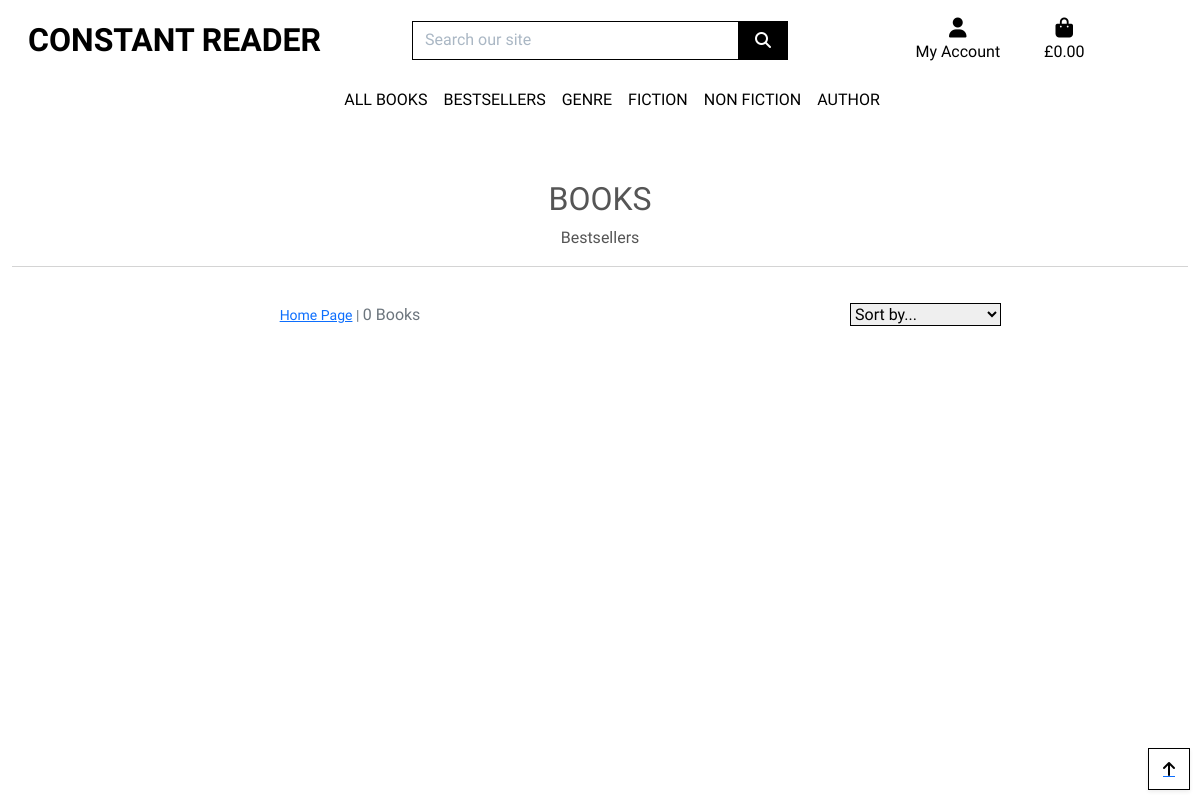
Before: /books/?genres=bestsellers with the older database file.
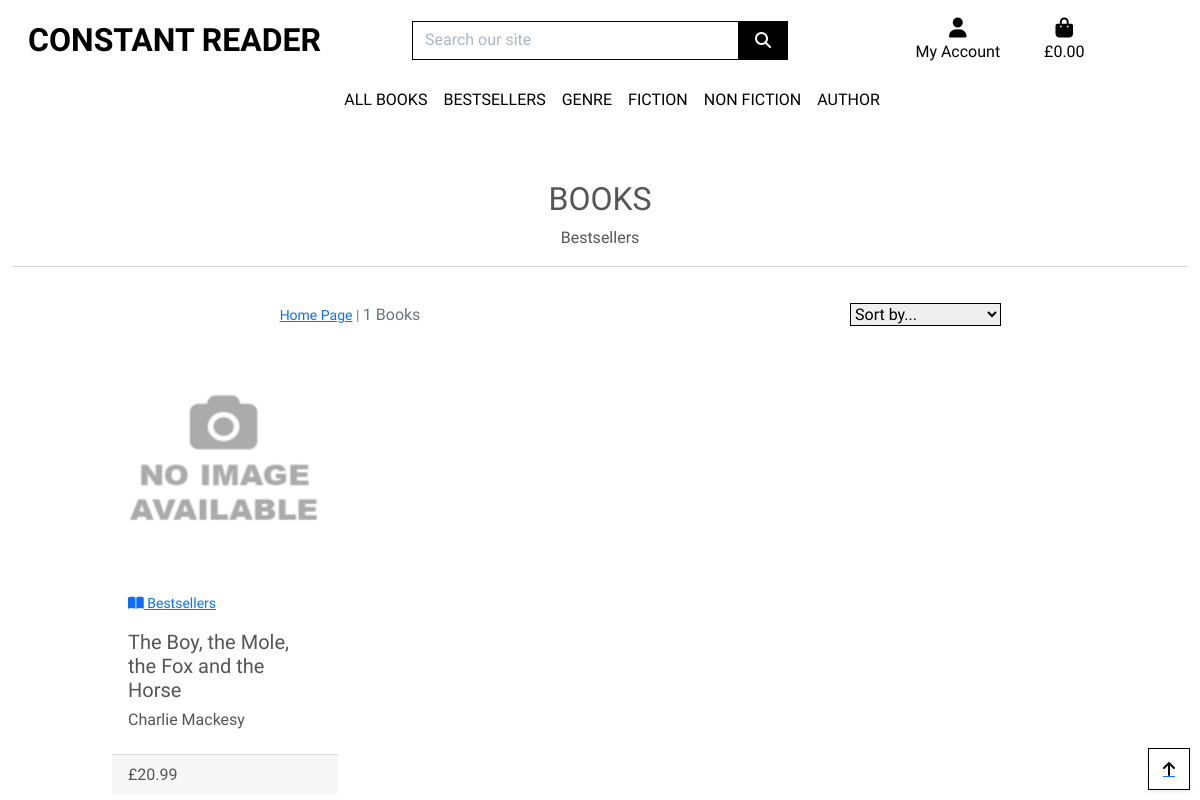
After: the same page with the newer database file.
### books/models.py (models this page shows, shortened)
class Genres(models.Model):
    class Meta:
        verbose_name_plural = 'Genres'
    name = models.CharField(max_length=254)
    friendly_name = models.CharField(max_length=254, null=True, blank=True)

class Books(models.Model):
    class Meta:
        verbose_name_plural = 'Books'
    genres = models.ForeignKey('Genres', null=True, blank=True, on_delete=models.SET_NULL)
    isbn = models.CharField(max_length=15)
    title = models.CharField(max_length=254)
    author = models.CharField(max_length=254, null=True, blank=True)
    published = models.DateField(null=True, blank=True, auto_now=False, auto_now_add=False)
    publisher = models.CharField(max_length=254, null=True, blank=True)
    pages = models.IntegerField(null=True, blank=True)
    description = models.TextField()
    binding = models.CharField(max_length=50, null=True, blank=True)
    image = models.ImageField(null=True, blank=True)
    price = models.DecimalField(max_digits=6, decimal_places=2)
    sale = models.BooleanField(null=True, blank=True)
    favourites = models.ManyToManyField(User, related_name='favourite', default=None, blank=True)

### books/views.py (the view, shortened to what this page needs)
# urls.py: path('', views.all_books, name='books'),
def all_books(request):
    books = Books.objects.all()
    query = None
    genres = None
    sort = None
    direction = None
    if request.GET:
        if 'genres' in request.GET:
            genres = request.GET['genres'].split(',')
            books = books.filter(genres__name__in=genres)
            genres = Genres.objects.filter(name__in=genres)
    current_sorting = f'{sort}_{direction}'
    context = {
        'books': books,
        'search_term': query,
        'current_genres': genres,
        'current_sorting': current_sorting,
    }
    return render(request, 'books/books.html', context)

### bag/contexts.py (called while the page is built, shortened)
def bag_contents(request):
    bag_items = []
    total = 0
    product_count = 0
    bag = request.session.get('bag', {})
    if total < settings.FREE_DELIVERY_THRESHOLD:
        delivery = total * Decimal(settings.STANDARD_DELIVERY_PERCENTAGE / 100)
        free_delivery_delta = settings.FREE_DELIVERY_THRESHOLD - total
    else:
        delivery = 0
        free_delivery_delta = 0
    grand_total = delivery + total
    context = {
        'bag_items': bag_items,
        'total': total,
        'product_count': product_count,
        'delivery': delivery,
        'free_delivery_delta': free_delivery_delta,
        'free_delivery_threshold': settings.FREE_DELIVERY_THRESHOLD,
        'grand_total': grand_total,
    }
    return context

### books/templates/books/books.html (shortened to what this page needs)
{% extends "base.html" %}
{% load static %}
{% block page_header %}
<div class="container header-container">
</div>
{% endblock %}
{% block content %}
<div class="overlay"></div>
<div class="container-fluid">
    <div class="row">
        <div class="col text-center mt-3">
            <h2 class="logo-font">Books</h2>
            {% for g in current_genres %}
            <span class="p-2 mt-2">{{ g.friendly_name }}</span>
            {% endfor %}
            <hr class="w-100">
        </div>
    </div>
    <div class="row">
        <div class="book-container col-10 offset-1">
            <div class="row mt-1 mb-2">
                <div class="col-12 col-md-6 my-auto order-md-last d-flex justify-content-center justify-content-md-end">
                    <div class="sort-select-wrapper w-50">
                        <select id="sort-selector"
                            class="custom-select custom-select-sm rounded-0 border border-{% if current_sorting != 'None_None' %}info{% else %}black{% endif %}">
                            <option value="reset" {% if current_sorting == 'None_None' %}selected{% endif %}>Sort by...
                            </option>
                        </select>
                    </div>
                </div>
                <div class="col-12 col-md-6 order-md-first">
                    <p class="text-muted mt-3 text-center text-md-left">
                        {% if search_term or current_genres or current_sorting != 'None_None' %}
                        <span class="small"><a href="{% url 'books' %}">Home Page</a> | </span>
                        {% endif %}
                        {{ books|length }} Books
                    </p>
                </div>
            </div>
            <div class="row">
                {% for book in books %}
                <div class="col-sm6 col-md-6 col-lg-4 col-xl-3">
                    <div class="card h-100 border-0">
                        {% if book.image %}
                        <a href="{% url 'book_detail' book.id %}">
                            <img src="{{ book.image.url }}" class="card-img-top img-fluid" alt="{ book.title }">
                        </a>
                        {% else %}
                        <a href="{% url 'book_detail' book.id %}">
                            <img src="{{ MEDIA_URL }}no-image.png" class="card-img-top img-fluid" alt="{ book.title }">
                        </a>
                        {% endif %}
                        <div class="card-body">
                            {% if book.genres %}
                            <p class="small">
                                <a href="{% url 'books' %}?genres={{ book.genres.name }}">
                                    <i class="fas fa-book-open"></i> {{ book.genres.friendly_name }}
                                </a>
                            </p>
                            {% endif %}
                            <h5 class="card-title">{{ book.title }}</h5>
                            <h6 class="card-title">{{ book.author }}</h6>
                        </div>
                        <div class="card-footer">£{{ book.price }}
                        </div>
                    </div>
                </div>
                {% endfor %}
            </div>
        </div>
    </div>
</div>
<div class="btt-button shadow-sm rounded-0 border border-black">
    <a class="btt-link d-flex h-100">
        <i class="fas fa-arrow-up text-black mx-auto my-auto"></i>
    </a>
</div>
{% endblock %}

### templates/base.html (shortened to what this page needs)
{% load static %}
<!doctype html>
<html lang="en">
<head>
    {% block corecss %}
    <link href="https://cdn.jsdelivr.net/npm/bootstrap@5.0.0-beta2/dist/css/bootstrap.min.css" rel="stylesheet"
>
    <link rel="stylesheet" href="{% static 'css/base.css' %}">
    {% endblock %}
</head>
<body>
    <header class="container-fluid fixed-top">
        <div id="topnav" class="row bg-white pt-lg-2 d-none d-lg-flex">
            <div class="col-12 col-lg-4 my-auto py-1 py-lg-0 text-center text-lg-left">
                <a href="{% url 'home' %}" class="nav-link main-logo-link">
                    <h2 class="logo-font text-black my-0"><strong>Constant Reader</strong></h2>
                </a>
            </div>
            <div class="col-12 col-lg-4 my-auto py-1 py-lg-0">
                <form method="GET" action="{% url 'books' %}">
                    <div class="input-group w-100">
                        <input class="form-control border border-black rounded-0" type="text" name="q"
                            placeholder="Search our site">
                        <div class="input-group-append">
                            <button class="form-control btn btn-black border border-black rounded-0" type="submit">
                                <span class="icon">
                                    <i class="fas fa-search"></i>
                                </span>
                            </button>
                        </div>
                    </div>
                </form>
            </div>
            <div class="col-12 col-lg-4 my-auto py-1 py-lg-0">
                <ul class="list-inline list-unstyled text-center text-lg-right my-0">
                    <li class="list-inline-item dropdown">
                        <a class="text-black nav-link" href="#" id="user-options" data-toggle="dropdown"
                            aria-haspopup="true" aria-expanded="false">
                            <div class="text-center">
                                <div><i class="fas fa-user fa-lg"></i></div>
                                <p class="my-0">My Account</p>
                            </div>
                        </a>
                    </li>
                    <li class="list-inline-item">
                        <a class="{% if grand_total %}text-info font-weight-bold{% else %}text-black{% endif %} nav-link"
                            href="{% url 'view_bag' %}">
                            <div class="text-center">
                                <div><i class="fas fa-shopping-bag fa-lg"></i></div>
                                <p class="my-0">
                                    {% if grand_total %}
                                    £{{ grand_total|floatformat:2 }}
                                    {% else %}
                                    £0.00
                                    {% endif %}
                                </p>
                            </div>
                        </a>
                    </li>
                </ul>
            </div>
        </div>
        <div class="row bg-white">
            <nav class="navbar navbar-expand-lg navbar-light w-100">
                {% include 'includes/main-nav.html' %}
            </nav>
        </div>
    </header>
    {% block page_header %}
    {% endblock %}
    {% block content %}
    {% endblock %}
</body>
</html>

### templates/includes/main-nav.html (shortened to what this page needs)
<div class="collapse navbar-collapse" id="main-nav">
    <ul class="navbar-nav w-auto mx-auto">
        <li class="nav-item dropdown">
            <a class="logo-font font-weight-bold nav-link text-black mr-5" href="#" id="all-books-link" data-toggle="dropdown" aria-haspopup="true"
                aria-expanded="false">
                All Books
            </a>
        </li>
        <li class="nav-item dropdown">
            <a class="logo-font font-weight-bold nav-link text-black mr-5" href="#" id="bestsellers-link" data-toggle="dropdown" aria-haspopup="true"
                aria-expanded="false">
                Bestsellers
            </a>
        </li>
        <li class="nav-item dropdown">
            <a class="logo-font font-weight-bold nav-link text-black mr-5" href="#" id="genre-link" data-toggle="dropdown" aria-haspopup="true"
                aria-expanded="false">
                Genre
            </a>
        </li>
        <li class="nav-item dropdown">
            <a class="logo-font font-weight-bold nav-link text-black mr-5" href="#" id="fiction-link" data-toggle="dropdown" aria-haspopup="true"
                aria-expanded="false">
                Fiction
            </a>
        </li>
        <li class="nav-item dropdown">
            <a class="logo-font font-weight-bold nav-link text-black mr-5" href="#" id="non-fiction-link" data-toggle="dropdown" aria-haspopup="true"
                aria-expanded="false">
                Non Fiction
            </a>
        </li>
        <li class="nav-item dropdown">
            <a class="logo-font font-weight-bold nav-link text-black mr-5" href="#" id="author-link" data-toggle="dropdown" aria-haspopup="true"
                aria-expanded="false">
                Author
            </a>
        </li>
    </ul>
</div>

### static/css/base.css (style rules this page uses)
html { height: 100%; }
body { background: url('/media/colour-book-pile.jpg') no-repeat center center fixed; background-size: cover; height: calc(100vh - 164px); color: #555; font-family: mirza, sans-serif; }
.logo-font { text-transform: uppercase; }
.main-logo-link { width: fit-content; }
.btn-black { background: black; color: white; }
.text-black { color: #000 !important; }
.border-black { border: 1px solid black !important; }
.overlay { height: 100%; width: 100%; top: 0; left: 0; position: fixed; background: white; z-index: -1; }
.btt-button { height: 42px; width: 42px; position: fixed; bottom: 10px; right: 10px; }
.btt-link, .update-link, .remove-item { cursor: pointer; }
input[name='q']::placeholder { color: #aab7c4; }
.icon { align-items: center; display: inline-flex; justify-content: center; height: 1.5rem; width: 1.5rem; }
@media (min-width: 1200px) { .container { max-width: 80%; } }
@media (min-width: 992px) { .header-container { padding-top: 164px; } }

Changed rows visible on the page:
added Books: genres.friendly_name "Bestsellers", title "The Boy, the Mole, the Fox and the Horse", author "Charlie Mackesy", price "20.99"
Other visible differences:
{{ books|length }}: "0" → "1"
